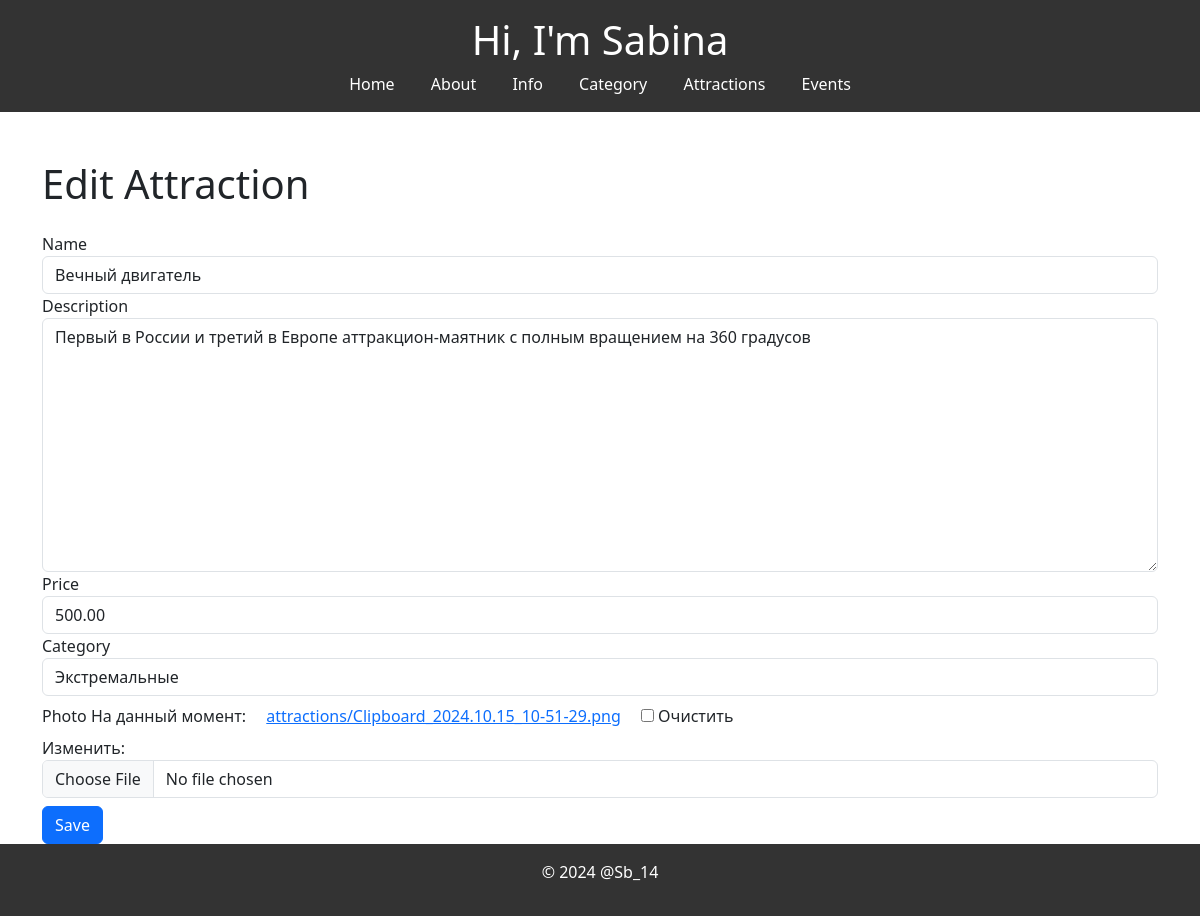
/attractions/edit/2/, run on the app's committed database.
### myapp/models.py (models this page shows, shortened)
class Attraction(models.Model):
    name = models.CharField(max_length=100, verbose_name='Название')
    description = models.TextField(verbose_name='Описание')
    price = models.DecimalField(max_digits=10, decimal_places=2, verbose_name='Цена')
    category = models.ForeignKey(Category, on_delete=models.CASCADE, verbose_name='Категория')
    created_at = models.DateTimeField(auto_now_add=True, verbose_name='Дата создания')
    photo = models.ImageField(upload_to='attractions/', null=True, blank=True, verbose_name='Фото')
    class Meta:
        verbose_name = 'Аттракцион'
        verbose_name_plural = 'Аттракционы'

### myapp/views.py (the view)
# urls.py: path('attractions/edit/<int:pk>/', views.edit_attraction, name='edit_attraction'),
def edit_attraction(request, pk):
    attraction = get_object_or_404(Attraction, pk=pk)
    if request.method == 'POST':
        form = AttractionForm(request.POST, request.FILES, instance=attraction)
        if form.is_valid():
            form.save()
            return redirect('attraction_list')
    else:
        form = AttractionForm(instance=attraction)
    return render(request, 'myapp/edit_attraction.html', {'form': form})

### myapp/forms.py
class AttractionForm(forms.ModelForm):
    class Meta:
        model = Attraction
        fields = ['name', 'description', 'price', 'category', 'photo']
        widgets = {
            'name': forms.TextInput(attrs={'class': 'form-control'}),
            'description': forms.Textarea(attrs={'class': 'form-control'}),
            'price': forms.NumberInput(attrs={'class': 'form-control'}),
            'category': forms.Select(attrs={'class': 'form-control'}),
            'photo': forms.ClearableFileInput(attrs={'class': 'form-control'}),
        }

### myapp/models.py (called while the page is built)
    def __str__(self):
        return self.name

### myapp/templates/myapp/edit_attraction.html (shortened to what this page needs)
{% extends 'myapp/layout.html' %}
{% load static %}
{% block body %}
{% include 'myapp/header.html' %}
<div class="container mt-5">
    <h1 class="mb-4">Edit Attraction</h1>
    <form method="post" enctype="multipart/form-data">
        <div class="form-group">
            <label for="name">Name</label>
            {{ form.name }}
        </div>
        <div class="form-group">
            <label for="description">Description</label>
            {{ form.description }}
        </div>
        <div class="form-group">
            <label for="price">Price</label>
            {{ form.price }}
        </div>
        <div class="form-group">
            <label for="category">Category</label>
            {{ form.category }}
        </div>
        <div class="form-group">
            <label for="photo">Photo</label>
            {{ form.photo }}
        </div>
        <button type="submit" class="btn btn-primary mt-2">Save</button>
    </form>
</div>
{% endblock %}

### myapp/static/myapp/css/styles.css (style rules this page uses)
html, body { height: 100%; margin: 0; padding: 0; font-family: Arial, sans-serif; background-color: #f4f4f4; }
body { display: flex; flex-direction: column; min-height: 100vh; }
.container { flex-direction: column; margin-top: 20px; }
.container a { display: inline-block; width: auto; padding: 0.5em 1em; text-align: center; white-space: nowrap; }

### data on the page
Attraction: name "Вечный двигатель", description "Первый в России и третий в Европе аттракцион-маятник с полным вращением на 360 градусов", price "500.00", category "Экстремальные"
